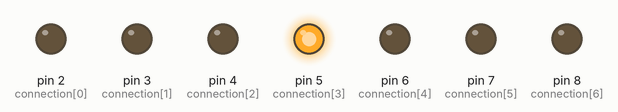
A sketch run on a simulated Arduino Uno, built with avr-gcc and run on an emulated ATmega328P. Shown: output pins drawn as LEDs (lit = HIGH).

Above: at 0.3 s.
At 1.8 s:
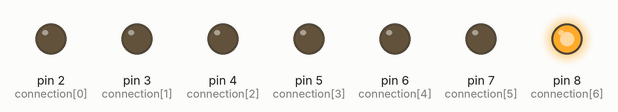
At 4.1 s:
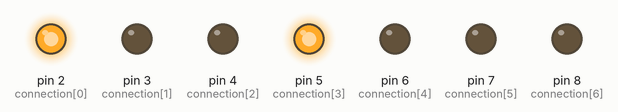
At 5.6 s:
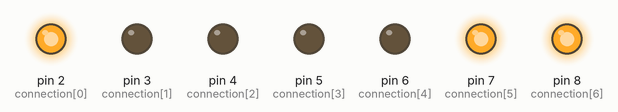
Timing chart, 0 to 6.9 s (numbered marks = the images above):
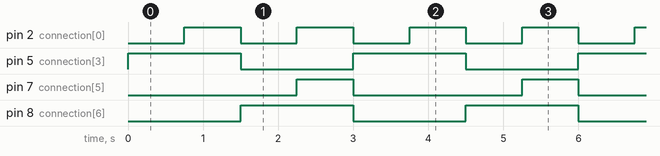

Measured:
- by itself, pin 2 (connection[0]): alternates HIGH for 0.75 s and LOW for 0.75 s
- by itself, pin 5 (connection[3]), pin 8 (connection[6]): alternates HIGH for 1.5 s and LOW for 1.5 s
- by itself, pin 7 (connection[5]): alternates HIGH for 0.75 s and LOW for 2.3 s

The sketch:

7segDisplay-ahoj.ino
```cpp
//     _
//     a
//  f| _ |b
//     g
//  e| _ |c
//     d
//
byte connection[]  = {2,3,4,5,6,7,8};

byte lettL[4][7]={
{0,0,0,1,0,0,0}, //a
{1,0,0,1,0,0,0}, //h
{0,0,0,0,0,0,1}, //o
{1,0,0,0,0,1,1} //j
};

void setup() {
for(int i=2; i<9; i=i+1){
  pinMode(i, OUTPUT);
}
}
void lett(int j){
  for (int i=0; i<7; i=i+1){
    digitalWrite(connection[i], lettL[j][i]);
}
}
void loop() {
for(int j=0; j<4; j=j+1){
  lett(j);
  delay(750);
}
}
```
